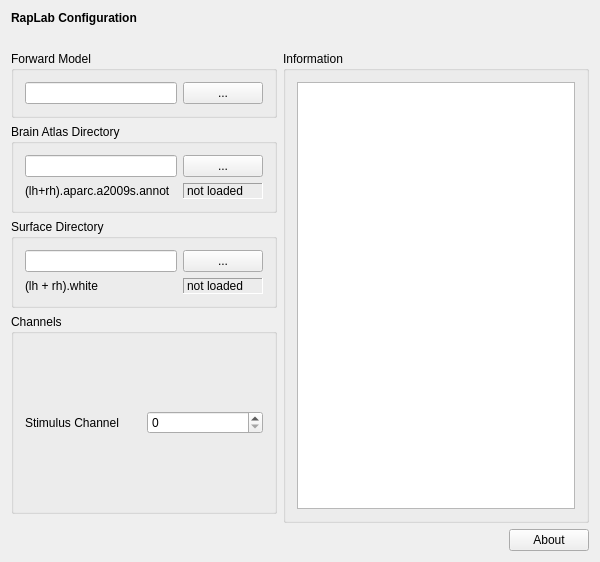
<?xml version="1.0" encoding="UTF-8"?>
<ui version="4.0">
 <class>RapLabSetupWidgetClass</class>
 <widget class="QWidget" name="RapLabSetupWidgetClass">
  <property name="geometry">
   <rect>
    <x>0</x>
    <y>0</y>
    <width>600</width>
    <height>562</height>
   </rect>
  </property>
  <property name="windowTitle">
   <string>RapLabSetupWidget</string>
  </property>
  <layout class="QVBoxLayout" name="verticalLayout">
   <item>
    <widget class="QLabel" name="m_qLabel_Headline">
     <property name="font">
      <font>
       <weight>75</weight>
       <bold>true</bold>
      </font>
     </property>
     <property name="text">
      <string>RapLab Configuration</string>
     </property>
    </widget>
   </item>
   <item>
    <spacer name="m_qVerticalSpacer_Headline">
     <property name="orientation">
      <enum>Qt::Vertical</enum>
     </property>
     <property name="sizeType">
      <enum>QSizePolicy::Fixed</enum>
     </property>
     <property name="sizeHint" stdset="0">
      <size>
       <width>20</width>
       <height>20</height>
      </size>
     </property>
    </spacer>
   </item>
   <item>
    <layout class="QGridLayout" name="m_qGridLayout_main">
     <item row="3" column="0">
      <widget class="QGroupBox" name="m_qGroupBox_Channels">
       <property name="sizePolicy">
        <sizepolicy hsizetype="Preferred" vsizetype="Minimum">
         <horstretch>0</horstretch>
         <verstretch>0</verstretch>
        </sizepolicy>
       </property>
       <property name="minimumSize">
        <size>
         <width>0</width>
         <height>200</height>
        </size>
       </property>
       <property name="title">
        <string>Channels</string>
       </property>
       <layout class="QGridLayout" name="m_qGridLayout_Channels">
        <item row="0" column="1">
         <widget class="QSpinBox" name="m_qSpinBoxStimChannel">
          <property name="maximum">
           <number>26</number>
          </property>
         </widget>
        </item>
        <item row="0" column="0">
         <widget class="QLabel" name="m_qLabelStimChannel">
          <property name="text">
           <string>Stimulus Channel</string>
          </property>
         </widget>
        </item>
       </layout>
      </widget>
     </item>
     <item row="5" column="2">
      <widget class="QPushButton" name="m_qPushButton_About">
       <property name="text">
        <string>About</string>
       </property>
      </widget>
     </item>
     <item row="0" column="0">
      <widget class="QGroupBox" name="m_qGroupBox_ForwardSolution">
       <property name="title">
        <string>Forward Model</string>
       </property>
       <property name="flat">
        <bool>false</bool>
       </property>
       <layout class="QGridLayout" name="m_qGridLayout_Fwd">
        <item row="0" column="0" colspan="2">
         <widget class="QLineEdit" name="m_qLineEdit_FwdFileName">
          <property name="minimumSize">
           <size>
            <width>140</width>
            <height>0</height>
           </size>
          </property>
         </widget>
        </item>
        <item row="0" column="2">
         <widget class="QPushButton" name="m_qPushButton_FwdFileDialog">
          <property name="text">
           <string>...</string>
          </property>
         </widget>
        </item>
       </layout>
      </widget>
     </item>
     <item row="0" column="1" rowspan="5" colspan="2">
      <widget class="QGroupBox" name="m_qGroupBox_Information">
       <property name="title">
        <string>Information</string>
       </property>
       <layout class="QGridLayout" name="m_qGridLayout_Information">
        <item row="0" column="0">
         <widget class="QTextBrowser" name="m_qTextBrowser_Information"/>
        </item>
       </layout>
      </widget>
     </item>
     <item row="4" column="0">
      <spacer name="m_qVerticalSpacer_LeftRow">
       <property name="orientation">
        <enum>Qt::Vertical</enum>
       </property>
       <property name="sizeHint" stdset="0">
        <size>
         <width>20</width>
         <height>40</height>
        </size>
       </property>
      </spacer>
     </item>
     <item row="5" column="1">
      <spacer name="m_qHorizontalSpacer_About">
       <property name="orientation">
        <enum>Qt::Horizontal</enum>
       </property>
       <property name="sizeHint" stdset="0">
        <size>
         <width>40</width>
         <height>20</height>
        </size>
       </property>
      </spacer>
     </item>
     <item row="1" column="0">
      <widget class="QGroupBox" name="m_qGroupBox_AtlasDir">
       <property name="title">
        <string>Brain Atlas Directory</string>
       </property>
       <layout class="QGridLayout" name="m_qGridLayout_AtlasDir">
        <item row="0" column="2">
         <widget class="QPushButton" name="m_qPushButton_AtlasDirDialog">
          <property name="text">
           <string>...</string>
          </property>
         </widget>
        </item>
        <item row="1" column="2">
         <widget class="QLabel" name="m_qLabel_atlasStat">
          <property name="frameShape">
           <enum>QFrame::Panel</enum>
          </property>
          <property name="frameShadow">
           <enum>QFrame::Sunken</enum>
          </property>
          <property name="text">
           <string>not loaded</string>
          </property>
         </widget>
        </item>
        <item row="0" column="0" colspan="2">
         <widget class="QLineEdit" name="m_qLineEdit_AtlasDirName">
          <property name="minimumSize">
           <size>
            <width>140</width>
            <height>0</height>
           </size>
          </property>
         </widget>
        </item>
        <item row="1" column="0">
         <widget class="QLabel" name="m_qLabel_atlas">
          <property name="text">
           <string>(lh+rh).aparc.a2009s.annot</string>
          </property>
         </widget>
        </item>
       </layout>
      </widget>
     </item>
     <item row="2" column="0">
      <widget class="QGroupBox" name="m_qGroupBox_SurfaceDir">
       <property name="title">
        <string>Surface Directory</string>
       </property>
       <layout class="QGridLayout" name="m_qGridLayout_SurfaceDir">
        <item row="1" column="0" colspan="2">
         <widget class="QLabel" name="m_qLabel_surface">
          <property name="text">
           <string>(lh + rh).white</string>
          </property>
         </widget>
        </item>
        <item row="1" column="2">
         <widget class="QLabel" name="m_qLabel_surfaceStat">
          <property name="frameShape">
           <enum>QFrame::Panel</enum>
          </property>
          <property name="frameShadow">
           <enum>QFrame::Sunken</enum>
          </property>
          <property name="text">
           <string>not loaded</string>
          </property>
         </widget>
        </item>
        <item row="0" column="2">
         <widget class="QPushButton" name="m_qPushButton_SurfaceDirDialog">
          <property name="text">
           <string>...</string>
          </property>
         </widget>
        </item>
        <item row="0" column="0" colspan="2">
         <widget class="QLineEdit" name="m_qLineEdit_SurfaceDirName">
          <property name="minimumSize">
           <size>
            <width>140</width>
            <height>0</height>
           </size>
          </property>
         </widget>
        </item>
       </layout>
      </widget>
     </item>
    </layout>
   </item>
  </layout>
 </widget>
 <layoutdefault spacing="6" margin="11"/>
 <resources/>
 <connections/>
</ui>
